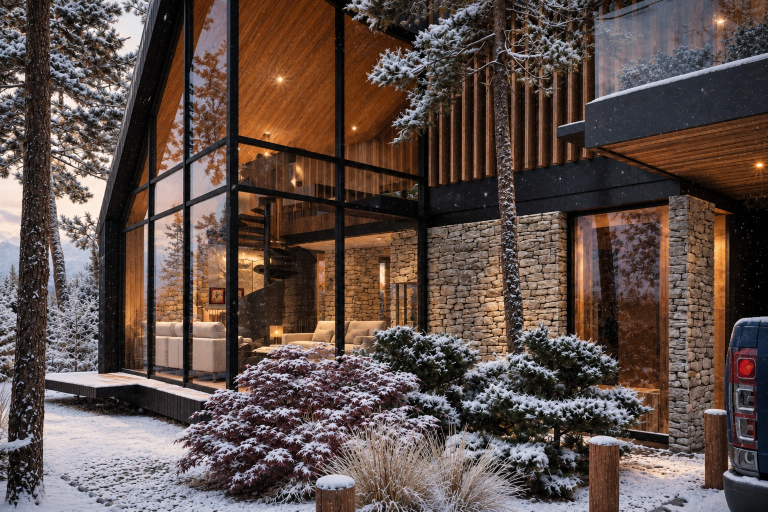
#> input picture images/proyectos/unifamiliar/neuquen/10.jpg, 1536 x 1024 px (shown at 1/2 size)
$ python tarjeta_ar.py ../../../../images/proyectos/unifamiliar/neuquen/10.jpg ../../../../images/proyectos/unifamiliar/neuquen/10.jpg ../../../../images/proyectos/unifamiliar/neuquen/10.jpg ../../../../images/proyectos/unifamiliar/neuquen/10.jpg
#> lines starting #> are read from the running program, lines starting #| are printed output that depends on the picture
### .claude/skills/contenido-arhaus/scripts/placas.py
#!/usr/bin/env python3
"""
Arma las placas de Instagram de ARHAUS en la direccion Editorial.

La regla del sistema es una sola: la foto nunca lleva texto encima. El
texto vive en una franja crema abajo, siempre con el mismo alto, los
mismos margenes y la misma tipografia. Asi el feed se lee parejo aunque
las fotos sean de dia, de noche, renders o planos.

Uso:
    python placas.py feed  <imagen> <obra> <lugar> [--rotulo TEXTO] [--salida ARCHIVO]
    python placas.py story <imagen> <obra> <lugar> [...]
    python placas.py texto <titulo> <cuerpo> [--salida ARCHIVO]

Ejemplos:
    python placas.py feed images/proyectos/unifamiliar/neuquen/10.jpg \
        "Casa Huepil" "San Martin de los Andes"

    python placas.py texto "Por que el frente va vidriado" \
        "En la Patagonia es por donde se va el calor. Lo que sostiene esa
         apertura es el resto de la envolvente."

Las fuentes salen de ../fuentes. Necesita Pillow.
"""
import argparse
import os
import sys

from PIL import Image, ImageDraw, ImageFont

AQUI = os.path.dirname(os.path.abspath(__file__))
FUENTES = os.path.join(AQUI, "..", "fuentes")
LOGO_POR_DEFECTO = os.path.join(AQUI, "..", "..", "..", "..", "images", "Logo2.png")

CREMA = "#f5f4f0"
CARBON = "#333333"
BORGONA = "#880723"
GRIS = "#8a8a8a"

MEDIDAS = {
    # formato: (ancho, alto, alto de la franja de texto)
    "feed": (1080, 1350, 250),
    "story": (1080, 1920, 300),
}


def cormorant(tam, peso="Light"):
    f = ImageFont.truetype(os.path.join(FUENTES, "Cormorant-var.ttf"), tam)
    f.set_variation_by_name(peso)
    return f


# [4 lines left out: function worksans, not called in this run]


def llenar(im, ancho, alto):
    """Recorta al centro para llenar la caja, sin deformar."""
    escala = max(ancho / im.width, alto / im.height)
    r = im.resize((round(im.width * escala), round(im.height * escala)), Image.LANCZOS)
    x = (r.width - ancho) // 2
    y = (r.height - alto) // 2
    return r.crop((x, y, x + ancho, y + alto))


# [8 lines left out: function versalitas, not called in this run]


def pegar_logo(lienzo, ruta, ancho, xy, color=CARBON):
    if not os.path.isfile(ruta):
        return False
    logo = Image.open(ruta).convert("RGBA")
    logo = logo.resize((ancho, round(logo.height * ancho / logo.width)), Image.LANCZOS)
    tinte = Image.new("RGBA", logo.size, color)
    tinte.putalpha(logo.getchannel("A"))
    lienzo.paste(tinte, xy, tinte)
    return True


# [104 lines left out: functions partir, placa_foto, placa_texto, main, not called in this run]


# [2 lines that do not run on import are left out]

### .claude/skills/contenido-arhaus/scripts/tarjeta_ar.py
#!/usr/bin/env python3
"""
Arma la tarjeta que se escanea para ver la casa en 3D encima.

La tarjeta cumple dos papeles a la vez: es la pieza impresa que se le da
al cliente y es la MARCA que el telefono reconoce. Eso manda el diseno
mas de lo que parece: el reconocimiento se apoya en los detalles de la
imagen, asi que la cara que se escanea lleva el render a sangre. Una
tarjeta crema con el logo y nada mas se ve preciosa y no se engancha
nunca, porque no tiene de donde agarrarse.

Sale a 85x55 mm, 300 dpi, que es el tamano de tarjeta de visita.

    python tarjeta_ar.py <render> "Casa Huepil" "San Martin de los Andes" tarjeta.png

Despues, el .mind que lee el navegador se compila de ESTA misma imagen
(ver tarjeta.html y scripts/compilar_marca.mjs).
"""
import os
import sys

from PIL import Image, ImageDraw

AQUI = os.path.dirname(os.path.abspath(__file__))
sys.path.insert(0, AQUI)
from placas import (  # noqa: E402
    BORGONA, CARBON, CREMA, GRIS, LOGO_POR_DEFECTO,
    cormorant, llenar, partir, pegar_logo, versalitas, worksans,
)

# 85 x 55 mm a 300 dpi
W, H = 1004, 650
FRANJA = 250          # alto de la franja crema de abajo
MARGEN = 56


def tarjeta(ruta_render, obra, lugar, logo=LOGO_POR_DEFECTO):
    im = Image.new("RGB", (W, H), CREMA)

    foto = Image.open(ruta_render).convert("RGB")
    im.paste(llenar(foto, W, H - FRANJA), (0, 0))

    d = ImageDraw.Draw(im)
    y0 = H - FRANJA

    # La rayita borgona: lo unico que lleva el color de la marca.
    d.line([(MARGEN, y0 + 36), (MARGEN + 90, y0 + 36)], fill=BORGONA, width=4)

    # El logo primero, para saber cuanto ancho queda para el nombre.
    ancho_logo = 190
    x_logo = W - MARGEN - ancho_logo
    pegar_logo(im, logo, ancho_logo, (x_logo, y0 + 30), CARBON)

    ft = cormorant(76, "Light")
    y = y0 + 54
    for linea in partir(d, obra, ft, x_logo - MARGEN - 40):
        d.text((MARGEN, y), linea, font=ft, fill=CARBON)
        y += 88

    d.text((MARGEN, max(y + 4, y0 + 152)), lugar, font=worksans(28, "Light"), fill=GRIS)

    # La instruccion. Sin esto la tarjeta no se escanea: nadie adivina
    # que hay algo para mirar.
    fr = worksans(24, "Medium")
    txt = "APUNTÁ LA CÁMARA"
    ancho = sum(d.textlength(c, font=fr) + 11 for c in txt) - 11
    versalitas(d, (W - MARGEN - ancho, y0 + 196), txt, fr, 11, BORGONA)

    return im


def main():
    if len(sys.argv) < 5:
        sys.exit(__doc__)
    render, obra, lugar, salida = sys.argv[1:5]
    if not os.path.isfile(render):
        sys.exit("No encuentro el render: " + render)
    im = tarjeta(render, obra, lugar)
#> in tarjeta, `im = Image.new("RGB", (W, H), CREMA)`:
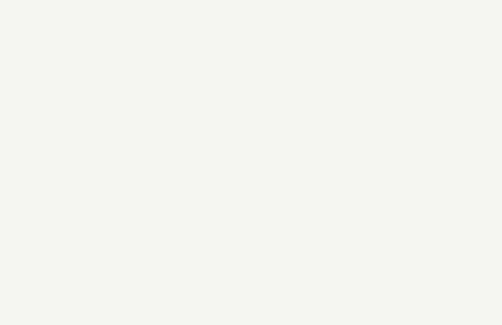
#> im: PIL image 1004x650 RGB (shown at 1/2 size); mean R, G, B 245, 244, 240
#> in tarjeta, foto is the input picture: PIL image 1536x1024 RGB; mean R, G, B 93.8, 78.1, 72.8
#> in llenar, `r = im.resize((round(im.width * escala), round(im.height * escala)), I..`:
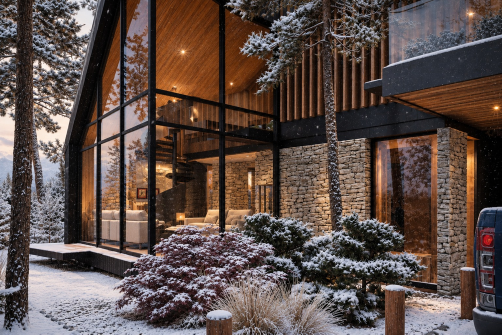
#> r: PIL image 1004x669 RGB (shown at 1/2 size); mean R, G, B 93.8, 78.1, 72.8
#> in llenar, `return r.crop((x, y, x + ancho, y + alto))`:
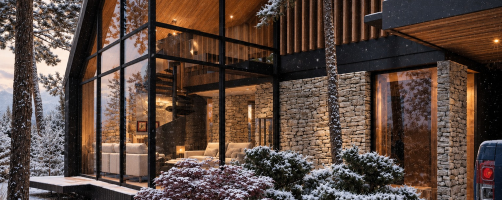
#> returned value: PIL image 1004x400 RGB (shown at 1/2 size); mean R, G, B 89.6, 71.3, 62.8
#> in tarjeta, `im.paste(llenar(foto, W, H - FRANJA), (0, 0))`:
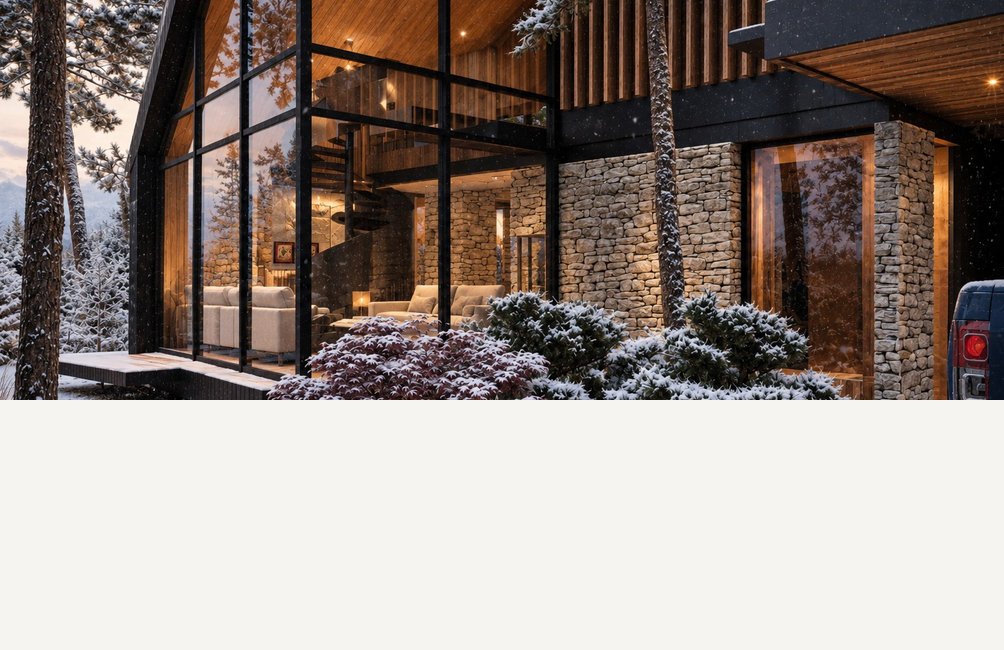
#> im: PIL image 1004x650 RGB; mean R, G, B 149.4, 137.7, 131
    im.save(salida, dpi=(300, 300))
    print("%s  %dx%d px  85x55 mm a 300 dpi  %.2f MB" % (
        salida, im.width, im.height, os.path.getsize(salida) / 1048576))

    # Y el PDF, que es lo que se manda a imprimir. No es un lujo: el CDN
    # le saca al PNG el dato de los 300 dpi y queda declarado a 72, asi
    # que impreso sale a 35 cm en vez de a 8,5. El PDF lleva la medida
    # fisica adentro y nadie se la toca.
    pdf = os.path.splitext(salida)[0] + ".pdf"
    im.save(pdf, "PDF", resolution=300.0, quality=95)
    print("%s  85x55 mm  %.2f MB" % (pdf, os.path.getsize(pdf) / 1048576))


if __name__ == "__main__":
#> (the run stopped early here; a loop or call above may not have finished)

$ run again, with images/proyectos/unifamiliar/neuquen/01.jpg copied over images/proyectos/unifamiliar/neuquen/10.jpg
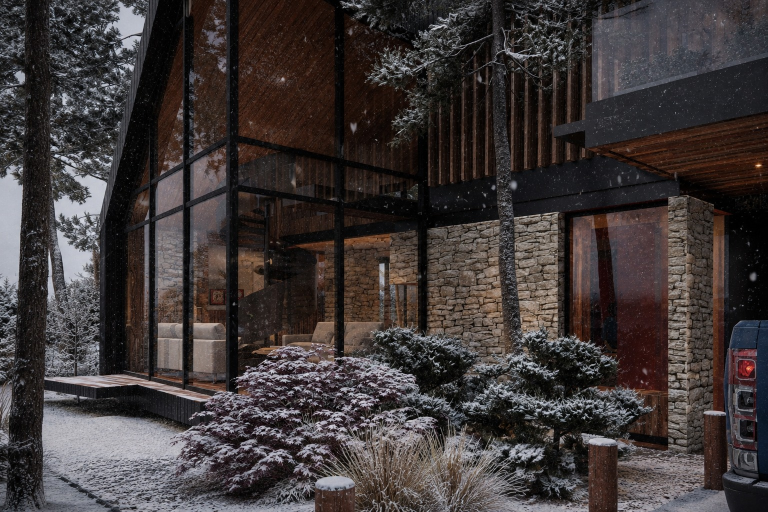
#> input picture images/proyectos/unifamiliar/neuquen/01.jpg, 1535 x 1024 px (shown at 1/2 size)
#> in tarjeta, foto is the input picture: PIL image 1535x1024 RGB; mean R, G, B 63.1, 56.5, 56.2
#> in llenar, `return r.crop((x, y, x + ancho, y + alto))`:
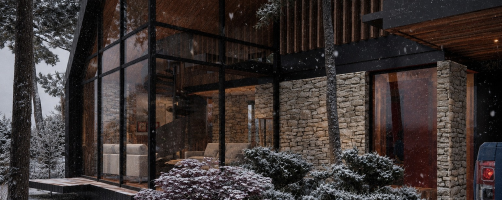
#> returned value: PIL image 1004x400 RGB (shown at 1/2 size); mean R, G, B 59.8, 51.8, 50.2
#> in tarjeta, `im.paste(llenar(foto, W, H - FRANJA), (0, 0))`:
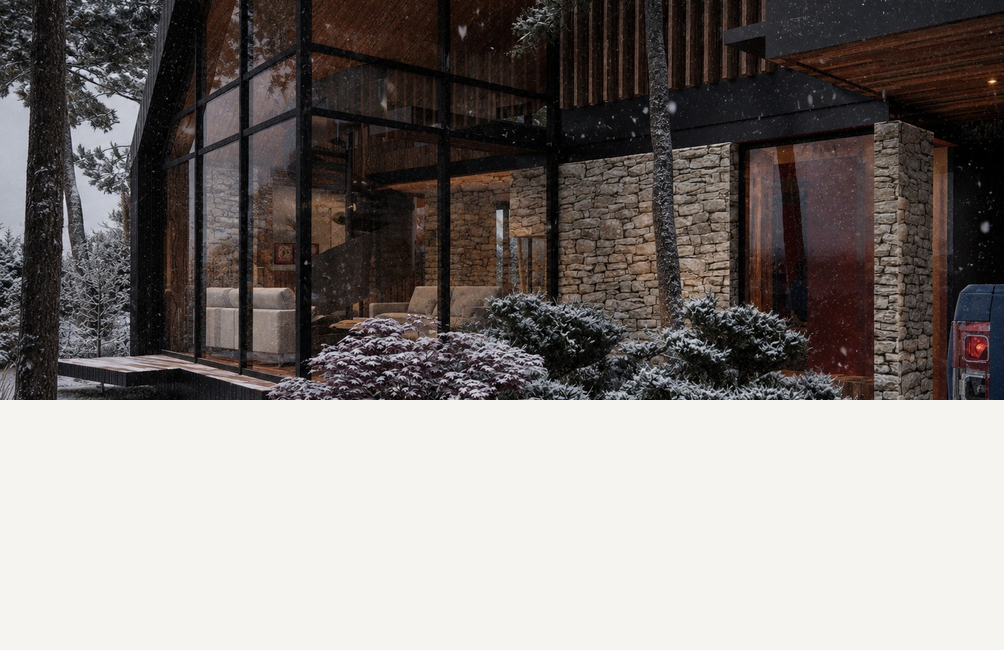
#> im: PIL image 1004x650 RGB; mean R, G, B 131.1, 125.7, 123.2

$ run again, with images/proyectos/unifamiliar/neuquen/02.jpg copied over images/proyectos/unifamiliar/neuquen/10.jpg
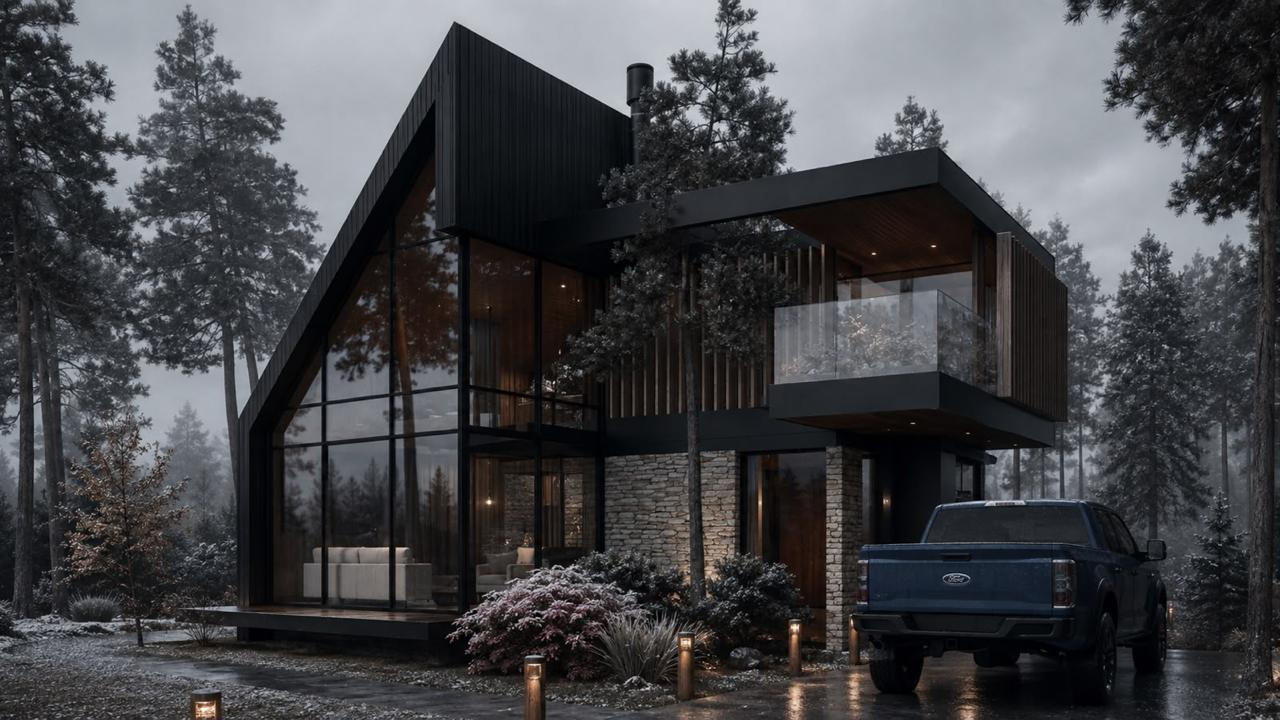
#> input picture images/proyectos/unifamiliar/neuquen/02.jpg, 1280 x 720 px
#> in tarjeta, foto is the input picture: PIL image 1280x720 RGB; mean R, G, B 68.1, 68.6, 72
#> in llenar, `return r.crop((x, y, x + ancho, y + alto))`:
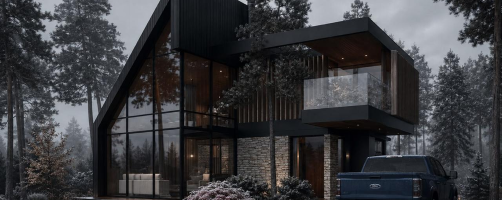
#> returned value: PIL image 1004x400 RGB (shown at 1/2 size); mean R, G, B 58.9, 59.3, 62.5
#> in tarjeta, `im.paste(llenar(foto, W, H - FRANJA), (0, 0))`:
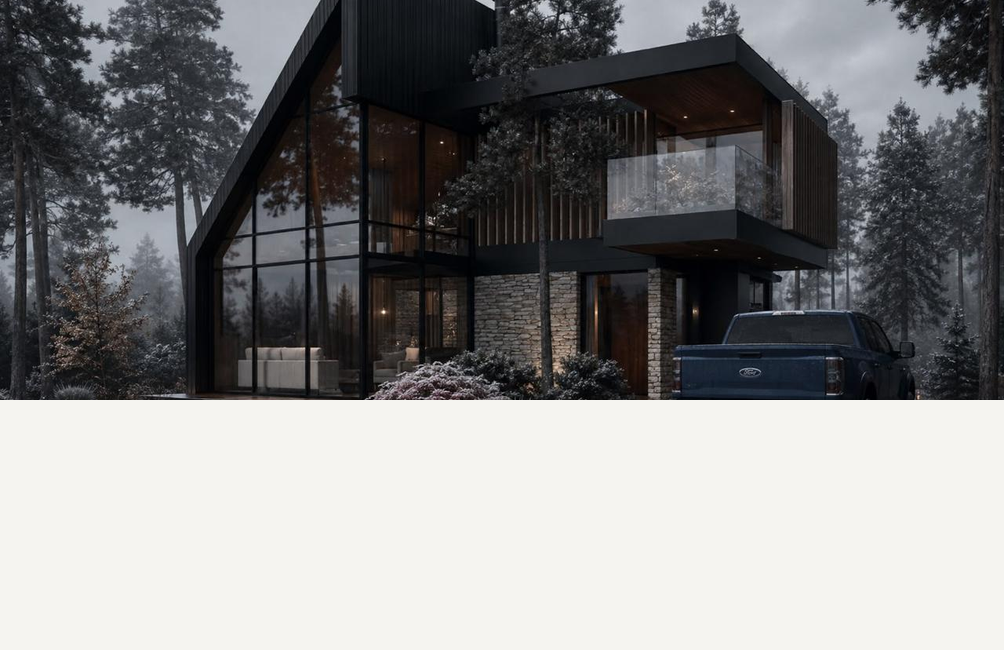
#> im: PIL image 1004x650 RGB; mean R, G, B 130.5, 130.4, 130.8
